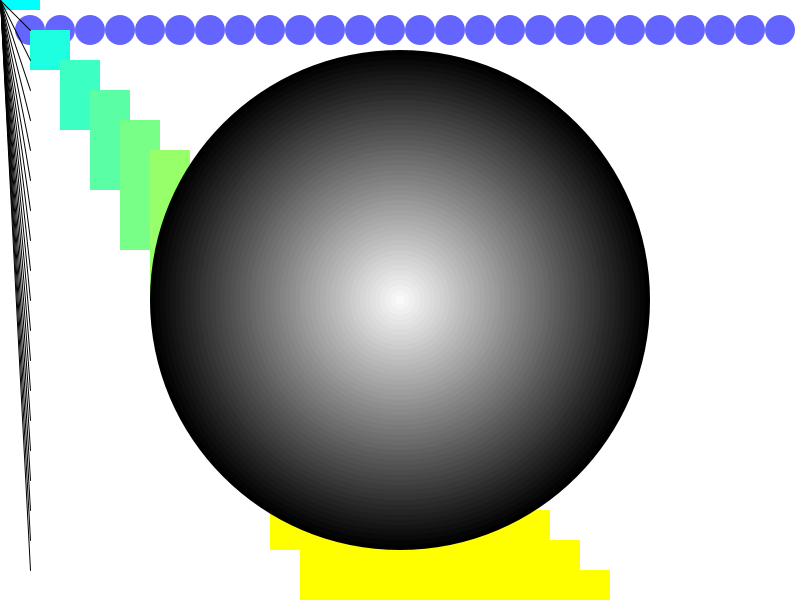
Frame 1 (no input)
Frame 60 (the mouse pressed at the canvas centre just before this capture): identical to frame 1, image omitted
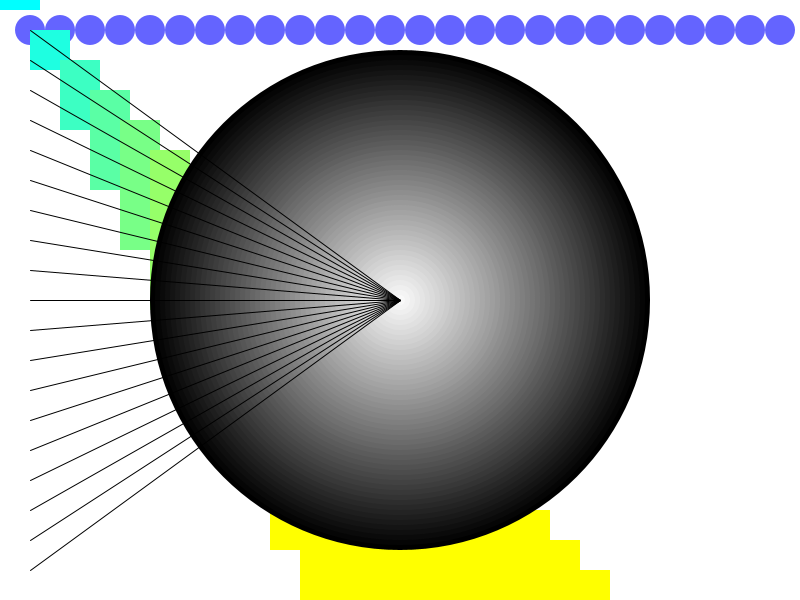
Frame 120 (the mouse held since frame 60 and released just before this capture)

The Processing sketch that drew these frames (run headless with seeded random() and noise(); from frame 60 on, the mouse is pressed at the canvas centre):

// Processing sketch: sketch_141127d
// ── sketch_141127d.pde
void setup() {
  size(800, 600);
  smooth();
}

void draw() {
  background(255);

  fill(100, 100, 255);
  noStroke();

  int counter = 30;

  // while ("condition"){ everything between loops, till condition gets false }
  while (counter < width) {
    ellipse(counter, 30, 30, 30);
    
    // increase counter to prevent infinity loop!
    counter = counter + 30;
  }

  counter = 0;
  while (counter < width) {
    fill(counter, 255, 255 - counter);
    rect(counter, counter, 40, counter + 10);
    counter = counter + 30;
  }

  println("endDraw");


  int diameter = 500;

  while (diameter > 0) {

    float colorValue = map(diameter, 500, 0, 0, 255);

    fill(colorValue, colorValue, colorValue);
    ellipse(width/2, height/2, diameter, diameter);
    diameter = diameter - 10;
  }

  counter = 30;
  stroke(0);
  while (counter < height) {
    line(30, counter, mouseX, mouseY);
    counter = counter + 30;
  }
}
